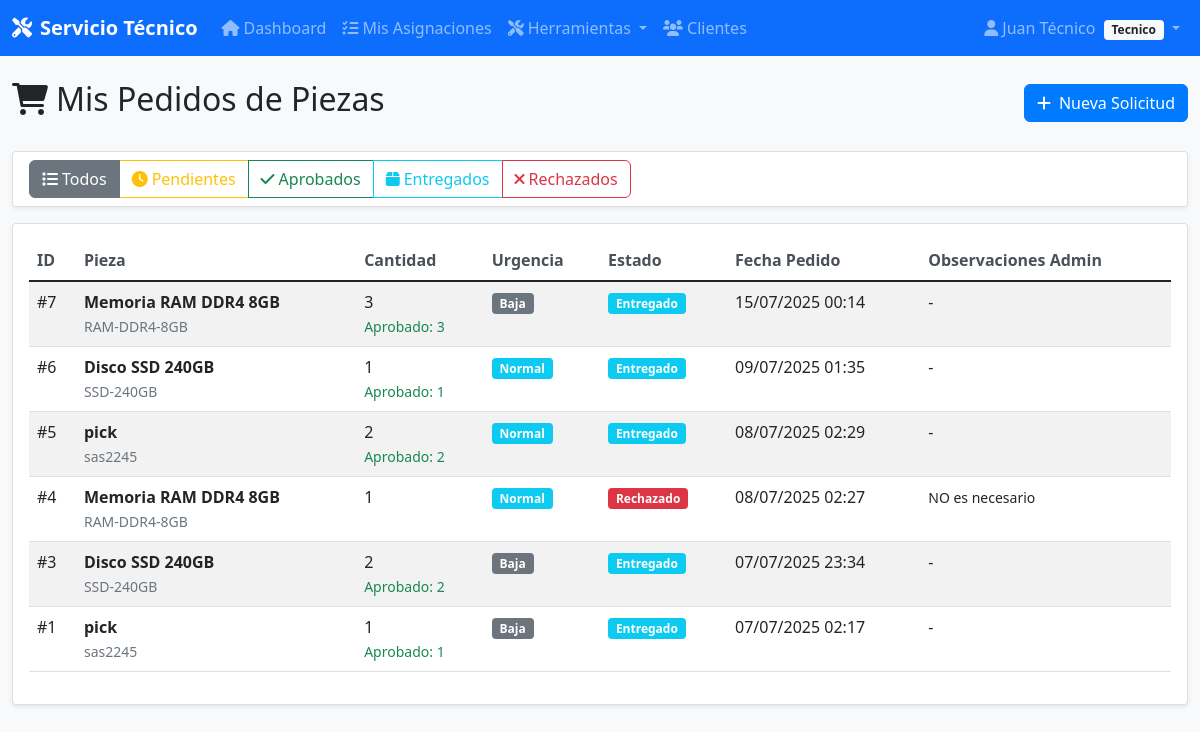
The page /tecnico/mis-pedidos (signed in) on the database its author committed.
### app/models/models.py (models this page shows, shortened)
class Usuario(UserMixin, db.Model):
    __tablename__ = 'usuarios'
    id = db.Column(db.Integer, primary_key=True)
    nombre = db.Column(db.String(100), nullable=False)
    email = db.Column(db.String(120), unique=True, nullable=False, index=True)
    password_hash = db.Column(db.String(255), nullable=False)
    telefono = db.Column(db.String(20))
    rol = db.Column(db.String(20), nullable=False, default='usuario')
    fecha_creacion = db.Column(db.DateTime, default=datetime.utcnow)
    def is_admin(self):
        return self.rol == 'administrador'
    def is_tecnico(self):
        return self.rol == 'tecnico'

class PedidoPieza(db.Model):
    __tablename__ = 'pedidos_piezas'
    id = db.Column(db.Integer, primary_key=True)
    tecnico_id = db.Column(db.Integer, db.ForeignKey('tecnicos.id'), nullable=False)
    parte_id = db.Column(db.Integer, db.ForeignKey('partes.id'), nullable=False)
    asignacion_id = db.Column(db.Integer, db.ForeignKey('asignaciones.id'), nullable=True)
    cantidad_solicitada = db.Column(db.Integer, nullable=False)
    cantidad_aprobada = db.Column(db.Integer, default=0)
    motivo = db.Column(db.Text, nullable=False)
    urgencia = db.Column(db.String(20), default='normal')
    estado = db.Column(db.String(20), default='pendiente')
    fecha_pedido = db.Column(db.DateTime, default=datetime.utcnow)
    fecha_aprobacion = db.Column(db.DateTime)
    fecha_entrega = db.Column(db.DateTime)
    observaciones_admin = db.Column(db.Text)

class Parte(db.Model):
    __tablename__ = 'partes'
    id = db.Column(db.Integer, primary_key=True)
    nombre = db.Column(db.String(100), nullable=False)
    codigo = db.Column(db.String(50), unique=True, nullable=False)
    descripcion = db.Column(db.Text)
    precio = db.Column(db.Float, nullable=False)
    stock = db.Column(db.Integer, default=0)
    stock_minimo = db.Column(db.Integer, default=5)
    proveedor = db.Column(db.String(100))
    activo = db.Column(db.Boolean, default=True)
    pedidos = db.relationship('PedidoPieza', backref='parte', lazy=True)

### app/controllers/tecnico.py (the view)
@tecnico_bp.route('/mis-pedidos')
@tecnico_required
def mis_pedidos():
    tecnico = get_tecnico_for_user(current_user)
    if not tecnico:
        flash('No se encontró perfil de técnico', 'error')
        return redirect(url_for('tecnico.dashboard'))
    page = request.args.get('page', 1, type=int)
    estado = request.args.get('estado', 'todos')
    query = PedidoPieza.query.filter_by(tecnico_id=tecnico.id)
    if estado == 'pendientes':
        query = query.filter_by(estado='pendiente')
    elif estado == 'aprobados':
        query = query.filter_by(estado='aprobado')
    elif estado == 'entregados':
        query = query.filter_by(estado='entregado')
    elif estado == 'rechazados':
        query = query.filter_by(estado='rechazado')
    pedidos = query.order_by(PedidoPieza.fecha_pedido.desc()).paginate(
        page=page, per_page=10, error_out=False)
    return render_template('tecnico/mis_pedidos.html', pedidos=pedidos, estado_actual=estado)

### app/templates/tecnico/mis_pedidos.html (shortened to what this page needs)
{% extends "base.html" %}
{% block content %}
<div class="d-flex justify-content-between align-items-center mb-4">
    <h2><i class="fas fa-shopping-cart me-2"></i>Mis Pedidos de Piezas</h2>
    <a href="{{ url_for('tecnico.solicitar_pieza') }}" class="btn btn-primary">
        <i class="fas fa-plus me-2"></i>Nueva Solicitud
    </a>
</div>
<div class="card mb-3">
    <div class="card-body py-2">
        <div class="btn-group" role="group">
            <a href="{{ url_for('tecnico.mis_pedidos', estado='todos') }}"
               class="btn btn-outline-secondary {{ 'active' if estado_actual == 'todos' else '' }}">
                <i class="fas fa-list me-1"></i>Todos
            </a>
            <a href="{{ url_for('tecnico.mis_pedidos', estado='pendientes') }}"
               class="btn btn-outline-warning {{ 'active' if estado_actual == 'pendientes' else '' }}">
                <i class="fas fa-clock me-1"></i>Pendientes
            </a>
            <a href="{{ url_for('tecnico.mis_pedidos', estado='aprobados') }}"
               class="btn btn-outline-success {{ 'active' if estado_actual == 'aprobados' else '' }}">
                <i class="fas fa-check me-1"></i>Aprobados
            </a>
            <a href="{{ url_for('tecnico.mis_pedidos', estado='entregados') }}"
               class="btn btn-outline-info {{ 'active' if estado_actual == 'entregados' else '' }}">
                <i class="fas fa-box me-1"></i>Entregados
            </a>
            <a href="{{ url_for('tecnico.mis_pedidos', estado='rechazados') }}"
               class="btn btn-outline-danger {{ 'active' if estado_actual == 'rechazados' else '' }}">
                <i class="fas fa-times me-1"></i>Rechazados
            </a>
        </div>
    </div>
</div>
<div class="card">
    <div class="card-body">
        {% if pedidos.items %}
        <div class="table-responsive">
            <table class="table table-striped">
                <thead>
                    <tr>
                        <th>ID</th>
                        <th>Pieza</th>
                        <th>Cantidad</th>
                        <th>Urgencia</th>
                        <th>Estado</th>
                        <th>Fecha Pedido</th>
                        <th>Observaciones Admin</th>
                    </tr>
                </thead>
                <tbody>
                    {% for pedido in pedidos.items %}
                    <tr>
                        <td>#{{ pedido.id }}</td>
                        <td>
                            <strong>{{ pedido.parte.nombre }}</strong><br>
                            <small class="text-muted">{{ pedido.parte.codigo }}</small>
                        </td>
                        <td>
                            {{ pedido.cantidad_solicitada }}
                            {% if pedido.cantidad_aprobada > 0 %}
                            <br><small class="text-success">Aprobado: {{ pedido.cantidad_aprobada }}</small>
                            {% endif %}
                        </td>
                        <td>
                            <span class="badge bg-{{ 'danger' if pedido.urgencia == 'urgente' else 'warning' if pedido.urgencia == 'alta' else 'info' if pedido.urgencia == 'normal' else 'secondary' }}">
                                {{ pedido.urgencia.title() }}
                            </span>
                        </td>
                        <td>
                            <span class="badge bg-{{ 'warning' if pedido.estado == 'pendiente' else 'success' if pedido.estado == 'aprobado' else 'info' if pedido.estado == 'entregado' else 'danger' }}">
                                {{ pedido.estado.title() }}
                            </span>
                        </td>
                        <td>{{ pedido.fecha_pedido.strftime('%d/%m/%Y %H:%M') }}</td>
                        <td>
                            {% if pedido.observaciones_admin %}
                            <small>{{ pedido.observaciones_admin[:50] }}{% if pedido.observaciones_admin|length > 50 %}...{% endif %}</small>
                            {% else %}
                            -
                            {% endif %}
                        </td>
                    </tr>
                    {% endfor %}
                </tbody>
            </table>
        </div>
        {% endif %}
    </div>
</div>
{% endblock %}

### app/templates/base.html (shortened to what this page needs)
<!DOCTYPE html>
<html lang="es">
<head>
    <link href="https://cdn.jsdelivr.net/npm/bootstrap@5.1.3/dist/css/bootstrap.min.css" rel="stylesheet">
    <link href="https://cdnjs.cloudflare.com/ajax/libs/font-awesome/6.0.0/css/all.min.css" rel="stylesheet">
    <link href="{{ url_for('static', filename='css/style.css') }}" rel="stylesheet">
</head>
<body>
    {% if current_user.is_authenticated %}
    <nav class="navbar navbar-expand-lg navbar-dark bg-primary">
        <div class="container-fluid">
            <a class="navbar-brand" href="{{ url_for('main.index') }}">
                <i class="fas fa-tools me-2"></i>Servicio Técnico
            </a>
            <div class="collapse navbar-collapse" id="navbarNav">
                <ul class="navbar-nav me-auto">
                    <li class="nav-item">
                        <a class="nav-link" href="{{ url_for('main.index') }}">
                            <i class="fas fa-home me-1"></i>Dashboard
                        </a>
                    </li>
                    {% if current_user.is_admin() %}
                    <li class="nav-item dropdown">
                        <a class="nav-link dropdown-toggle" href="#" role="button" data-bs-toggle="dropdown">
                            <i class="fas fa-users me-1"></i>Gestión
                        </a>
                        <ul class="dropdown-menu">
                            <li><h6 class="dropdown-header">Clientes</h6></li>
                            <li><a class="dropdown-item" href="{{ url_for('clientes.list') }}">
                                <i class="fas fa-list me-2"></i>Ver Clientes
                            </a></li>
                            <li><a class="dropdown-item" href="{{ url_for('clientes.create') }}">
                                <i class="fas fa-plus me-2"></i>Nuevo Cliente
                            </a></li>
                            <li><hr class="dropdown-divider"></li>
                            <li><h6 class="dropdown-header">Servicios</h6></li>
                            <li><a class="dropdown-item" href="{{ url_for('servicios.list') }}">
                                <i class="fas fa-cogs me-2"></i>Ver Servicios
                            </a></li>
                            <li><a class="dropdown-item" href="{{ url_for('servicios.create') }}">
                                <i class="fas fa-plus me-2"></i>Nuevo Servicio
                            </a></li>
                        </ul>
                    </li>
                    <li class="nav-item dropdown">
                        <a class="nav-link dropdown-toggle" href="#" role="button" data-bs-toggle="dropdown">
                            <i class="fas fa-clipboard-list me-1"></i>Operaciones
                        </a>
                        <ul class="dropdown-menu">
                            <li><h6 class="dropdown-header">Solicitudes</h6></li>
                            <li><a class="dropdown-item" href="{{ url_for('solicitudes.list') }}">
                                <i class="fas fa-list me-2"></i>Ver Solicitudes
                            </a></li>
                            <li><a class="dropdown-item" href="{{ url_for('solicitudes.create') }}">
                                <i class="fas fa-plus me-2"></i>Nueva Solicitud
                            </a></li>
                            <li><hr class="dropdown-divider"></li>
                            <li><h6 class="dropdown-header">Asignaciones</h6></li>
                            <li><a class="dropdown-item" href="{{ url_for('asignaciones.list') }}">
                                <i class="fas fa-tasks me-2"></i>Ver Asignaciones
                            </a></li>
                            <li><a class="dropdown-item" href="{{ url_for('asignaciones.create') }}">
                                <i class="fas fa-plus me-2"></i>Nueva Asignación
                            </a></li>
                        </ul>
                    </li>
                    <li class="nav-item dropdown">
                        <a class="nav-link dropdown-toggle" href="#" role="button" data-bs-toggle="dropdown">
                            <i class="fas fa-boxes me-1"></i>Recursos
                        </a>
                        <ul class="dropdown-menu">
                            <li><h6 class="dropdown-header">Inventario</h6></li>
                            <li><a class="dropdown-item" href="{{ url_for('partes.list') }}">
                                <i class="fas fa-boxes me-2"></i>Ver Partes
                            </a></li>
                            <li><a class="dropdown-item" href="{{ url_for('partes.create') }}">
                                <i class="fas fa-plus me-2"></i>Nueva Parte
                            </a></li>
                            <li><a class="dropdown-item" href="{{ url_for('admin.gestionar_pedidos') }}">
                                <i class="fas fa-tools me-2"></i>Pedidos de Piezas
                            </a></li>
                            <li><hr class="dropdown-divider"></li>
                            <li><h6 class="dropdown-header">Facturación</h6></li>
                            <li><a class="dropdown-item" href="{{ url_for('facturas.list') }}">
                                <i class="fas fa-file-invoice me-2"></i>Ver Facturas
                            </a></li>
                            <li><a class="dropdown-item" href="{{ url_for('facturas.create') }}">
                                <i class="fas fa-plus me-2"></i>Nueva Factura
                            </a></li>
                        </ul>
                    </li>
                    <li class="nav-item dropdown">
                        <a class="nav-link dropdown-toggle" href="#" role="button" data-bs-toggle="dropdown">
                            <i class="fas fa-user-shield me-1"></i>Admin
                        </a>
                        <ul class="dropdown-menu">
                            <li><h6 class="dropdown-header">Personal</h6></li>
                            <li><a class="dropdown-item" href="{{ url_for('tecnicos.list') }}">
                                <i class="fas fa-user-cog me-2"></i>Técnicos
                            </a></li>
                            <li><a class="dropdown-item" href="{{ url_for('usuarios.list') }}">
                                <i class="fas fa-users me-2"></i>Usuarios
                            </a></li>
                            <li><hr class="dropdown-divider"></li>
                            <li><h6 class="dropdown-header">Reportes</h6></li>
                            <li><a class="dropdown-item" href="{{ url_for('reportes.list') }}">
                                <i class="fas fa-chart-bar me-2"></i>Ver Reportes
                            </a></li>
                        </ul>
                    </li>
                    {% elif current_user.is_tecnico() %}
                    <li class="nav-item">
                        <a class="nav-link" href="{{ url_for('tecnico.mis_asignaciones') }}">
                            <i class="fas fa-tasks me-1"></i>Mis Asignaciones
                        </a>
                    </li>
                    <li class="nav-item dropdown">
                        <a class="nav-link dropdown-toggle" href="#" role="button" data-bs-toggle="dropdown">
                            <i class="fas fa-tools me-1"></i>Herramientas
                        </a>
                    </li>
                    <li class="nav-item">
                        <a class="nav-link" href="{{ url_for('clientes.list') }}">
                            <i class="fas fa-users me-1"></i>Clientes
                        </a>
                    </li>
                    {% endif %}
                </ul>
                <ul class="navbar-nav">
                    <li class="nav-item dropdown">
                        <a class="nav-link dropdown-toggle" href="#" role="button" data-bs-toggle="dropdown">
                            <i class="fas fa-user me-1"></i>{{ current_user.nombre }}
                            <span class="badge bg-light text-dark ms-1">{{ current_user.rol.title() }}</span>
                        </a>
                    </li>
                </ul>
            </div>
        </div>
    </nav>
    {% endif %}
    <main class="container-fluid mt-4">
        {% block content %}{% endblock %}
    </main>
</body>
</html>

### rows shown on the page
Usuario: nombre "Juan Técnico", rol "Tecnico"
PedidoPieza: id "7", parte.nombre "Memoria RAM DDR4 8GB", parte.codigo "RAM-DDR4-8GB", cantidad_solicitada "3", cantidad_aprobada "3", urgencia "Baja", estado "Entregado", fecha_pedido "15/07/2025 00:14"
PedidoPieza: id "6", parte.nombre "Disco SSD 240GB", parte.codigo "SSD-240GB", cantidad_solicitada "1", cantidad_aprobada "1", urgencia "Normal", estado "Entregado", fecha_pedido "09/07/2025 01:35"
PedidoPieza: id "5", parte.nombre "pick", parte.codigo "sas2245", cantidad_solicitada "2", cantidad_aprobada "2", urgencia "Normal", estado "Entregado", fecha_pedido "08/07/2025 02:29"
PedidoPieza: id "4", parte.nombre "Memoria RAM DDR4 8GB", parte.codigo "RAM-DDR4-8GB", cantidad_solicitada "1", urgencia "Normal", estado "Rechazado", fecha_pedido "08/07/2025 02:27", observaciones_admin "NO es necesario"
PedidoPieza: id "3", parte.nombre "Disco SSD 240GB", parte.codigo "SSD-240GB", cantidad_solicitada "2", cantidad_aprobada "2", urgencia "Baja", estado "Entregado", fecha_pedido "07/07/2025 23:34"
PedidoPieza: id "1", parte.nombre "pick", parte.codigo "sas2245", cantidad_solicitada "1", cantidad_aprobada "1", urgencia "Baja", estado "Entregado", fecha_pedido "07/07/2025 02:17"
